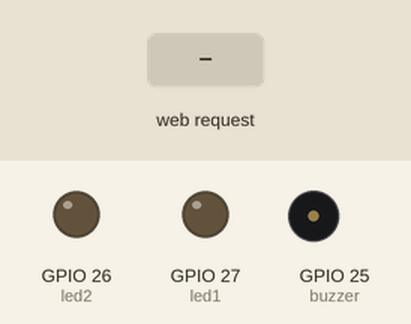
The sketch below on a simulated ESP32. Parts: output pins drawn as LEDs (lit = HIGH), buzzer (waves = sounding, pin HIGH). Dashed ring = blinking. The test bench sets the inputs (shaded band). What the sketch prints to the serial monitor is not drawn.

Above: at 1.2 s.
1.3 s: HTTP request GET /on received
At 1.7 s:
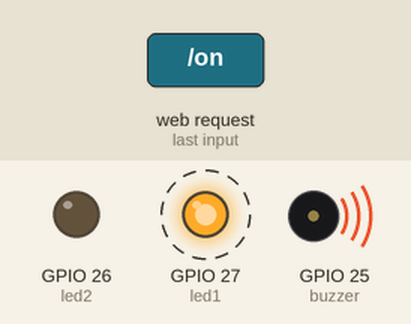
At 2.2 s:
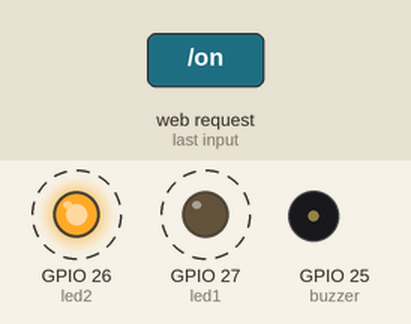
4.3 s: HTTP request GET /off received
At 5.2 s:
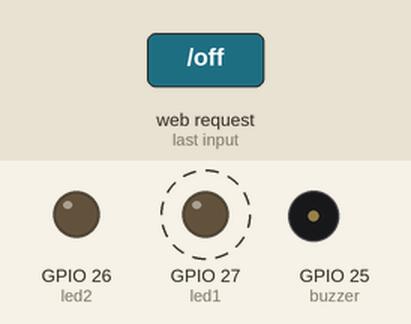
Timing chart, 0 to 7.3 s (numbered marks = the images above; inputs shaded):
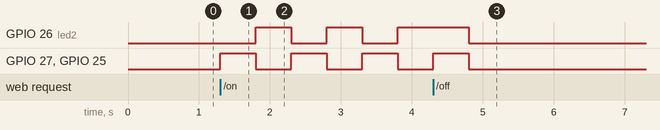

The sketch:

Alarma.ino
```cpp
/**
 * @file Alarma.ino
 * @brief Proyecto para controlar una alarma con dos LEDs y un buzzer mediante una interfaz web.
 *
 * Este código crea un punto de acceso Wi-Fi desde el ESP32 y permite controlar
 * LEDs y un buzzer a través de botones ON y OFF en una página web.
 */

#include <WiFi.h>        ///< Librería para funciones Wi-Fi del ESP32
#include <WebServer.h>   ///< Librería para crear un servidor web en ESP32
#include <WiFiAP.h>      ///< Librería para configurar el ESP32 como Access Point

/// Nombre de la red Wi-Fi (SSID) del Access Point
const char *ssid = "Alarma";
/// Contraseña del Access Point
const char *password = "contrasenasegura";

/// Instancia del servidor web en el puerto 80
WebServer server(80);

/// Pin GPIO para el LED 1
const int led1 = 27;
/// Pin GPIO para el LED 2
const int led2 = 26;
/// Pin GPIO para el buzzer
const int buzzer = 25;

/**
 * @brief Muestra la página principal con botones ON y OFF
 *
 * Esta función genera código HTML que se muestra en el navegador del usuario.
 * Contiene botones para encender o apagar la alarma.
 */
void handleRoot() {
  String html = "<!DOCTYPE html><html><head><meta charset='UTF-8'><title>Control</title></head>";
  html += "<body style='margin: 0; height: 100vh; display: flex; flex-direction: column; justify-content: center; align-items: center;";
  html += "background: linear-gradient(to right, #0b2e13, #1d6b2f); font-family: Arial, sans-serif;'>";

  html += "<h1 style='color: white; font-size: 60px; margin-bottom: 40px;'>Control de Alarma</h1>";
  html += "<p><a href='/on'><button style='padding: 20px 40px; font-size: 40px; border-radius: 30px; margin: 20px;'>ON</button></a></p>";
  html += "<p><a href='/off'><button style='padding: 20px 40px; font-size: 40px; border-radius: 30px; margin: 20px;'>OFF</button></a></p>";

  html += "</body></html>";

  server.send(200, "text/html", html); ///< Envío del HTML al navegador
}

/**
 * @brief Configura el hardware y el servidor web.
 *
 * Inicializa los pines, configura el Access Point y define las rutas del servidor web.
 */
void setup(void) {
  pinMode(led1, OUTPUT);     ///< Configura led1 como salida
  pinMode(led2, OUTPUT);     ///< Configura led2 como salida
  pinMode(buzzer, OUTPUT);   ///< Configura el buzzer como salida

  Serial.begin(115200);      ///< Inicia comunicación serie

  // Intenta crear el Access Point con el SSID y contraseña definidos
  if (!WiFi.softAP(ssid, password)) {
    Serial.println("Error al crear el Access Point.");
    while (true); ///< Si falla, queda en bucle infinito
  }

  IPAddress myIP = WiFi.softAPIP(); ///< Obtiene la IP del Access Point
  Serial.print("Dirección IP del AP: ");
  Serial.println(myIP);

  server.on("/", handleRoot); ///< Ruta raíz para mostrar la página web

  /**
   * @brief Ruta para encender la alarma
   *
   * Activa secuencialmente los LEDs y el buzzer para simular una señal de alarma
   */
  server.on("/on", []() {
    for (int i = 0; i < 3; i++) {
      digitalWrite(led1, HIGH);
      digitalWrite(led2, LOW);
      digitalWrite(buzzer, HIGH);
      delay(500);

      digitalWrite(led1,  LOW);
      digitalWrite(led2, HIGH);
      digitalWrite(buzzer, LOW);
      delay(500);

    }

    digitalWrite(led1, HIGH);
    digitalWrite(buzzer, HIGH);
    delay(500);

    server.sendHeader("Location", "/"); ///< Redirige a la página principal
    server.send(303);                   ///< Código 303: redirección
  });

  /**
   * @brief Ruta para apagar la alarma
   *
   * Apaga todos los dispositivos (LEDs y buzzer)
   */
  server.on("/off", []() {
    digitalWrite(led1, LOW);
    digitalWrite(led2, LOW);
    digitalWrite(buzzer, LOW);

    server.sendHeader("Location", "/"); ///< Redirige a la página principal
    server.send(303);                   ///< Código 303: redirección
  });

  server.begin(); ///< Inicia el servidor web
  Serial.println("Servidor HTTP iniciado");
}

/**
 * @brief Función principal que atiende las peticiones web.
 *
 * Este bucle mantiene activo el servidor y responde a los clientes.
 */
void loop(void) {
  server.handleClient(); ///< Atiende clientes conectados al servidor
  delay(2);              ///< Pequeña pausa para permitir multitarea
}
```

Measured:
- after the input at 1.3 s, GPIO 26 (led2): alternates HIGH for 0.50 s and LOW for 0.50 s, starting after 0.50 s; GPIO 27 (led1), GPIO 25 (buzzer): alternates HIGH for 0.50 s and LOW for 0.50 s, starting at once
- after the input at 4.3 s, GPIO 26 (led2): HIGH → LOW after 0.50 s
